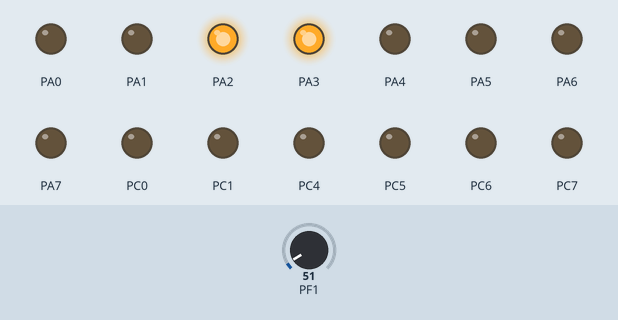
Bench run of a program on a simulated ATmega128, built with avr-gcc and emulated at 8 MHz. Shown: output pins drawn as LEDs (lit = HIGH). Dashed ring = blinking. The inputs (shaded band) are chosen by the test bench; at power-on: PF1 = 51. Pins used as bus, display or sensor lines are not drawn.

Above: at 2.3 s.
2.4 s: PF1 set to 61
At 4.7 s:
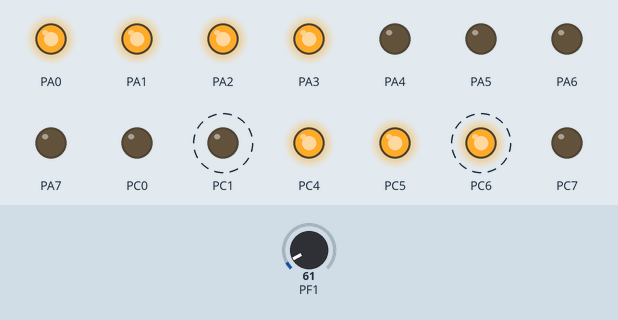
5.9 s: PF1 set to 64
At 7.4 s:
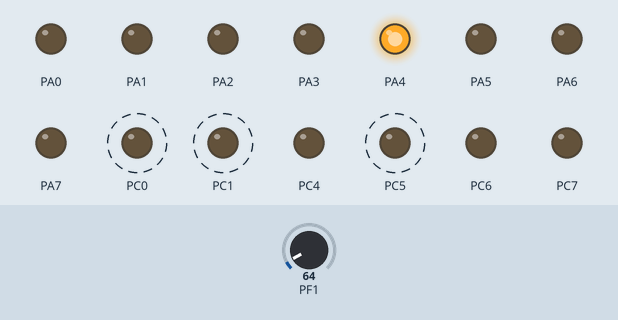
9.4 s: PF1 set to 71
At 11.1 s:
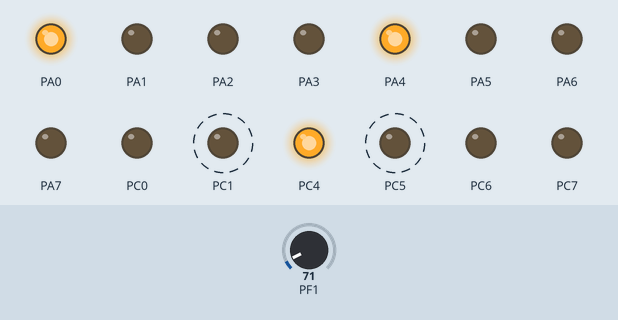
12.9 s: PF1 set to 86
At 14.7 s:
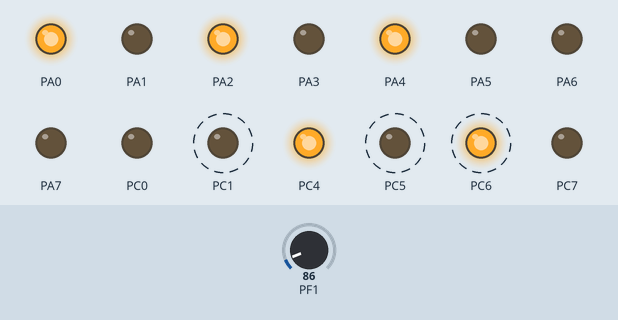
16.4 s: PF1 set to 112
At 18.3 s:
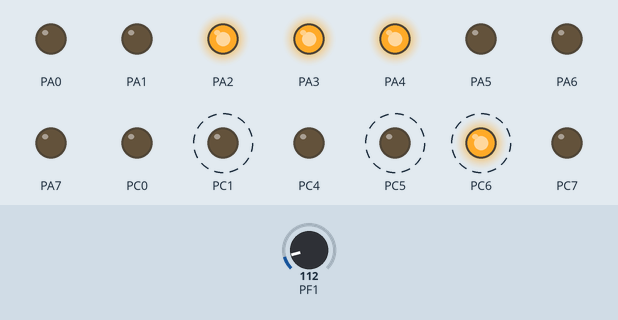
Timing chart, 0 to 20.9 s (numbered marks = the images above; inputs shaded):
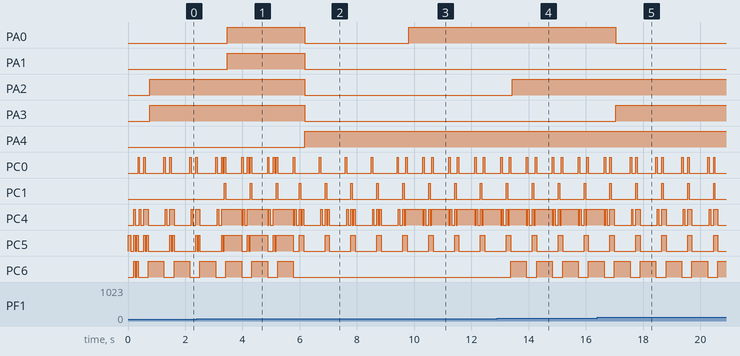

The program:

main.c
```c
/*
 * B3_LM35.c
 *
 * Created: 20-2-2019 12:49:56
 * Author : Yannick
 */

#include "utils.h"
#include <avr/io.h>
#include <stdlib.h>

#include "lcd.h"


// http://www.robotplatform.com/knowledge/ADC/adc_tutorial_2.html
// http://ww1.microchip.com/downloads/en/devicedoc/atmel-8151-8-bit-avr-atmega128a_datasheet.pdf
void adcInit(void)
{
	ADMUX = 0b11100001;
	// 7		6		5		4	  3		 2		 1	     0
	// [ADEN]|[ADSC]|[ADFR]|[ADIF]|[ADIE]|[ADPS2]|[ADPS1]|[ADPS0]
	// 7: ADC ENABLE 1/0
	// 6: Start conversion
	// 5: Free running select
	// 4: Interrupt flag
	// 3: Interrupt Enable
	// 2~0: Prescaler select
	ADCSRA = 0b10000110;
}
int main(void)
{
	DDRF = 0x00; // Input
	DDRA = 0xFF; // Output;
	//DDRB = 0xFF; // Output

	adcInit();
	lcd_init();
	while (1)
	{
		//PORTB = ADCL;

		lcd_clear_display();
		lcd_set_cursor_pos(0);
		ADCSRA |= (1 << 6);

		while (ADCSRA & (1 << 6));

		const int val = ADCH; //(ADCH << 1);
		char str[8];
		itoa(val, str, 8);

		lcd_write_string(str);

		PORTA = val;
		wait(500);
	}

	return 0;
}
```

utils.c
```c
/*
 * utils.c
 *
 * Created: 30-1-2019 11:14:35
 *  Author: Dion van der Linden
 */

#include "utils.h"
#include <util/delay.h>

void wait(int ms)
{
	for (int i=0; i<ms; i++)
	{
		_delay_ms( 1 );		// library function (max 30 ms at 8MHz)
	}
}
	
```

utils.h
```c
/*
 * utils.h
 *
 *	Created: 30-1-2019 11:13:49
 *  Author: Dion van der Linden
 *	Description: Verschillende utilities voor programma
 */


#ifndef UTILS_H_
#define UTILS_H_

#ifndef F_CPU
#define F_CPU 8000000L
#endif

void wait(int ms);


#endif /* UTILS_H_ */
```

lcd.c
```c
// (licence header left out)
#include "lcd.h"
#include "utils.h"

#include <avr/io.h>
#include <avr/interrupt.h>
/******************************************************************/
void lcd_strobe_lcd_e(void)
/*
short:			Strobe LCD module E pin --__
inputs:
outputs:
notes:			According datasheet HD44780
Version :    	DMK, Initial code
*******************************************************************/
{
	PORTC |= (1<<LCD_E);	// E high
	wait(25);			// nodig
	PORTC &= ~(1<<LCD_E);  	// E low
	wait(25);			// nodig?
}

/******************************************************************/
void lcd_init(void)
/*
short:			Init LCD module in 4 bits mode.
inputs:
outputs:
notes:			According datasheet HD44780 table 12
Version :    	DMK, Initial code
*******************************************************************/
{
	// PORTC output mode and all low (also E and RS pin)
	DDRC = 0xFF;
	PORTC = 0x00;

	// Step 2 (table 12)
	PORTC = 0x28;	// function set
	lcd_strobe_lcd_e();

	// Step 3 (table 12)
	PORTC = 0x20;   // function set
	lcd_strobe_lcd_e();
	PORTC = 0x80;
	lcd_strobe_lcd_e();

	// Step 4 (table 12)
	PORTC = 0x00;   // Display on/off control
	lcd_strobe_lcd_e();
	PORTC = 0xF0;
	lcd_strobe_lcd_e();

	// Step 4 (table 12)
	PORTC = 0x00;   // Entry mode set
	lcd_strobe_lcd_e();
	PORTC = 0x60;
	lcd_strobe_lcd_e();

}

/******************************************************************/
void lcd_write_string(char *str)
/*
short:			Writes string to LCD at cursor position
inputs:
outputs:
notes:			According datasheet HD44780 table 12
Version :    	DMK, Initial code
*******************************************************************/
{
	// Het kan met een while:

	// while(*str) {
	// 	lcd_write_data(*str++);
	// }

	// of met een for:
	for(;*str; str++){
		lcd_write_data(*str);
		wait(1);
	}
}


/******************************************************************/
void lcd_write_data(unsigned char byte)
/*
short:			Writes 8 bits DATA to lcd
inputs:			byte - written to LCD
outputs:
notes:			According datasheet HD44780 table 12
Version :    	DMK, Initial code
*******************************************************************/
{
	// First nibble.
	PORTC = byte;
	PORTC |= (1<<LCD_RS);
	lcd_strobe_lcd_e();

	// Second nibble
	PORTC = (byte<<4);
	PORTC |= (1<<LCD_RS);
	lcd_strobe_lcd_e();
}

/******************************************************************/
void lcd_write_command(unsigned char byte)
/*
short:			Writes 8 bits COMMAND to lcd
inputs:			byte - written to LCD
outputs:
notes:			According datasheet HD44780 table 12
Version :    	DMK, Initial code
*******************************************************************/
{
	// First nibble.
	PORTC = byte;
	PORTC &= ~(1<<LCD_RS);
	lcd_strobe_lcd_e();

	// Second nibble
	PORTC = (byte<<4);
	PORTC &= ~(1<<LCD_RS);
	lcd_strobe_lcd_e();
}

void lcd_set_cursor_pos(int pos)
{
	/*for (int i = 0; i < pos; i++)
		lcd_write_command(0x14);*/
	lcd_write_command(0x00);
	wait(1);
}

void lcd_clear_display(void)
{
	lcd_write_command(0x01);
	wait(1);
}
```

lcd.h
```c
/*
 * lcd.h
 *
 * Created: 13-2-2019 14:04:42
 *  Author: Yannick
 */

#ifndef LCD_H_
#define LCD_H_

#define LCD_E 	3
#define LCD_RS	2


void lcd_strobe_lcd_e(void);
void lcd_init(void);
void lcd_write_string(char *str);
void lcd_write_data(unsigned char byte);
void lcd_write_cmd(unsigned char byte);
void lcd_set_cursor_pos(int pos);
void lcd_clear_display(void);

#endif
```

Measured:
- the behaviour switches between 63 and 64 on PF1 (found by bisection; images 1 and 2)
- after the input at 2.4 s, PA0, PA1: LOW → HIGH after 1.1 s; PC1: alternates HIGH for 0.05 s and LOW for 0.86 s, starting after 0.97 s
- after the input at 5.9 s, PA0–3: HIGH → LOW after 0.29 s; PA4: LOW → HIGH after 0.29 s; PC6: stops changing and stays LOW
- after the input at 9.4 s, PA0: LOW → HIGH after 0.41 s
- after the input at 12.9 s, PA2: LOW → HIGH after 0.53 s; PC6: alternates HIGH for 0.55 s and LOW for 0.35 s, starting after 0.48 s
- after the input at 16.4 s, PA0: HIGH → LOW after 0.65 s; PA3: LOW → HIGH after 0.65 s
- by itself, PC0: repeats every 0.91 s: LOW 0.15 s, HIGH 0.05 s, LOW 0.65 s, HIGH 0.05 s
- by itself, PC4: repeats every 0.91 s: HIGH 0.05 s, LOW 0.10 s, HIGH 0.15 s, LOW 0.60 s
